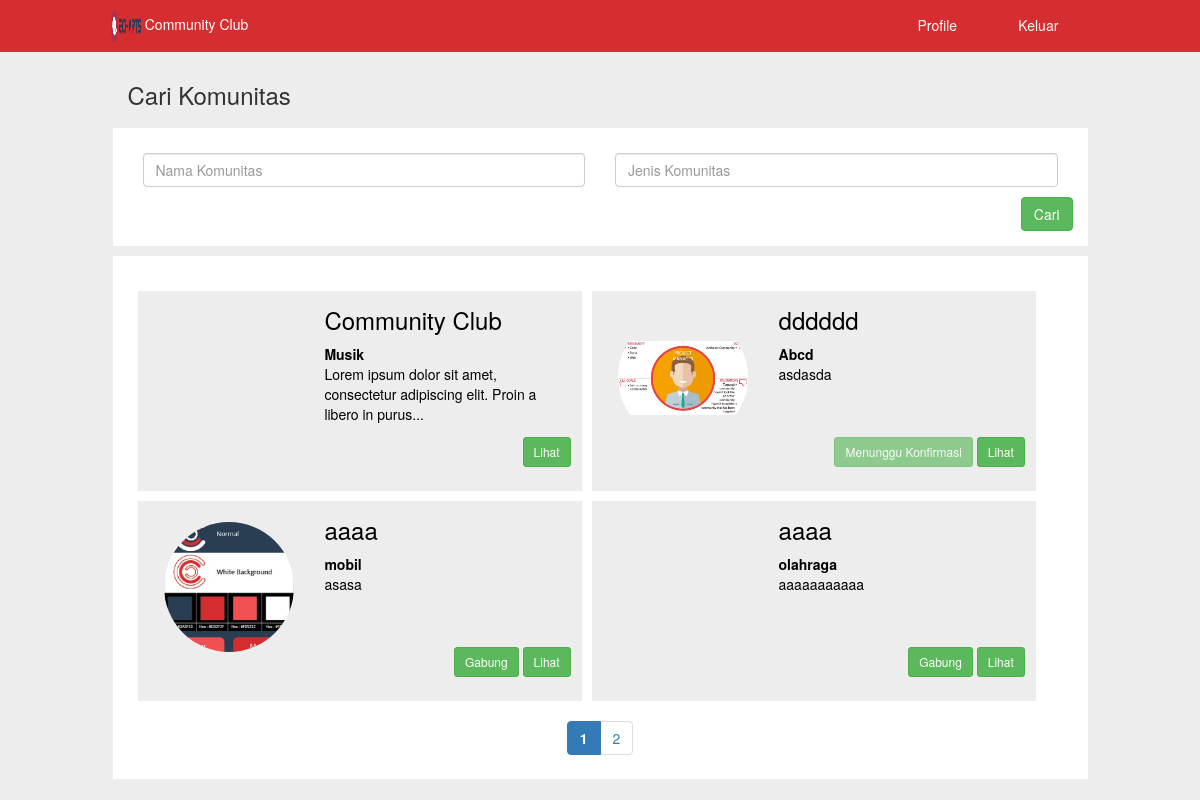
Screenshot of /anggota/cari.php (signed in) with the database file from the repository.
### tables this page shows
CREATE TABLE IF NOT EXISTS `anggota_komunitas` (
  `komunitas_id` int(4) NOT NULL,
  `anggota_id` int(4) NOT NULL,
  `status` enum('y','n') NOT NULL
);

CREATE TABLE IF NOT EXISTS `komunitas` (
  `komunitas_id` int(4) NOT NULL AUTO_INCREMENT,
  `komunitas_user` varchar(20) NOT NULL,
  `komunitas_pass` varchar(30) NOT NULL,
  `komunitas_logo` varchar(200) NOT NULL,
  `komunitas_logo_size` int(20) NOT NULL,
  `komunitas_logo_type` varchar(5) NOT NULL,
  `komunitas_nama` varchar(30) NOT NULL,
  `komunitas_jenis` varchar(20) NOT NULL,
  `komunitas_desk` text NOT NULL,
  `komunitas_status` varchar(1) NOT NULL,
  `komunitas_alamat` text NOT NULL,
  `komunitas_kontak` varchar(14) NOT NULL,
  PRIMARY KEY (`komunitas_id`)
);

### anggota/cari.php (the view, shortened to what this page needs)
<?php
  include '../koneksi.php';
    ?><script>
    <?php
  function potong_caption($x,$length){
    if(strlen($x)<=$length){
      echo $x;
    }
    else{
      $y=substr($x,0,$length)."...";
      echo $y;
   }
  }
?>
<!DOCTYPE html>
<html>
<head>
	<link rel="stylesheet" type="text/css" href="../bootstrap/css/bootstrap.min.css">
  <link href="../admin/vendors/font-awesome/css/font-awesome.min.css" rel="stylesheet">
</head>
<body>
  <div class="row head-bar">
    <div class="col-sm-1"></div>
    <a href="profile.php" style="color:white;"><div class="col-sm-2">
      <img src="../assets/logo.png" width="30px" height="32px">
      Community Club
    </div></a>
    <div class="col-sm-6"></div>
    <a href="profile.php" style="cursor:pointer;color:white;"><div class="col-sm-1" style="margin-top:5px;">Profile</div></a>
    <a href="core/logout.php" style="cursor:pointer;color:white;"><div class="col-sm-1" style="margin-top:5px;">Keluar</div></a>
  </div>
<div class="container">
	<div class="row">
		<div class="col-sm-12" style="border:0px solid;margin-top: -20px;">
      <div class="row">
        <div class="col-sm-1"></div>
        <div class="col-sm-3"><h3>Cari Komunitas</h3></div>
        <div class="col-sm-5"></div>
      </div>
    </div>
  </div>
<div class="row" style="margin-top:10px;">
  	<div class="col-sm-1"></div>
  	<div class="col-sm-10" style="background-color: #fff; padding-top: 25px;">
		<form method="post" action="cari.php">
			<div class="col-sm-6">
				<input type="text" name="komunitas_cari" class="form-control" placeholder="Nama Komunitas">
			</div>
			<div class="col-sm-6">
			<input type="text" list="jenis" class="form-control" placeholder="Jenis Komunitas" name="jenis_komunitas" autocomplete="off">
	                <?php
	                  $query = mysqli_query($konek,"SELECT * FROM jenis_komunitas order by jenis_id asc");
	                ?>
	        </div>
		<input type="submit" name="cari" value="Cari" class="btn btn-md btn-success" style="float: right; margin-top:10px; margin-bottom:15px;">
		</form>
  	</div>
</div>
  <div class="row" style="margin-top:10px;">
  	<div class="col-sm-1"></div>
  	<div class="col-sm-10" style="background-color: #fff; padding-top: 25px;">
  		<?php
  		$anggota_id=$_SESSION['anggota_id'];
		$batas=4;
		$halaman = @$_GET['halaman'];
		if(empty($halaman)){
		    $posisi = 0;
		    $halaman = 1;
		}else{
		    $posisi = ($halaman - 1) * $batas;
		}
		if(!empty($_POST['komunitas_cari']) && !empty($_POST['jenis_komunitas'])){
	  		$dicari = $_POST['komunitas_cari'];
	  		$dicari2 = $_POST['jenis_komunitas'];
	  		$query = mysqli_query($konek, "SELECT *, komunitas.komunitas_id AS kom_id FROM komunitas LEFT JOIN anggota_komunitas ON komunitas.komunitas_id=anggota_komunitas.komunitas_id WHERE (komunitas_nama LIKE '%$dicari%' OR komunitas_jenis LIKE '%$dicari%' OR komunitas_desk LIKE '%$dicari%' OR komunitas_jenis LIKE '%$dicari2%') AND (anggota_id='$anggota_id' OR anggota_id IS NULL) limit $posisi,$batas");
	  	}elseif(empty($_POST['komunitas_cari']) && empty($_POST['jenis_komunitas'])){
	  		$query = mysqli_query($konek, "SELECT *, komunitas.komunitas_id AS kom_id FROM komunitas LEFT JOIN anggota_komunitas ON komunitas.komunitas_id=anggota_komunitas.komunitas_id WHERE anggota_id='$anggota_id' OR anggota_id IS NULL limit $posisi,$batas");
	  	}
  		while ($row=mysqli_fetch_array($query)) {
  		?>
  		<a href="komunitas.php?id=<?php echo $row['kom_id']; ?>">
  		<div class="col-sm-6 box-kegiatan" style="margin-top:10px;">
  			<div class="col-sm-5">
				<div class="foto-kegiatan" style="background-image: url('<?php echo "../adminkomunitas/core/upload/logo/".$row['komunitas_logo'] ?>'); background-size: 130px; background-repeat: no-repeat; background-position: center;"></div>
  			</div>
  			<div class="col-sm-7" style="margin-top:-15px;">
  				<div class="row" style="min-height: 150px;">
	  				<h3><?php echo $row['komunitas_nama']; ?></h3>
	  				<b><?php echo $row['komunitas_jenis']; ?></b><br>
	  			</div>
	  			<div class="row" style="float: right;">
					<form method="post" action="core/gabung.php">
						<?php
						if ($row['status']=='n') { ?>
							<input type="submit" name="gabung" class="btn btn-sm btn-success" value="Menunggu Konfirmasi" disabled>
						<?php
						}elseif($row['status']==''){ ?>
							<input type="submit" name="gabung" class="btn btn-sm btn-success" value="Gabung"><input type="hidden" name="id" value="<?php echo $_SESSION['anggota_id'] ?>">
						<?php } ?>
						<a href="komunitas.php?id=<?php echo $row['kom_id']; ?>" class="btn btn-sm btn-success">Lihat</a>
					</form>
				</div>
  			</div>
  		</div>
  		</a>
	  	<?php
	  	}
		if(!empty($_POST['komunitas_cari'])){
	  		$dicari = $_POST['komunitas_cari'];
	  		$paging2 = mysqli_query($konek, "SELECT *, komunitas.komunitas_id AS kom_id FROM komunitas LEFT JOIN anggota_komunitas ON komunitas.komunitas_id=anggota_komunitas.komunitas_id WHERE (komunitas_nama LIKE '%$dicari%' OR komunitas_jenis LIKE '%$dicari%' OR komunitas_desk LIKE '%$dicari%') AND (anggota_id='$anggota_id' OR anggota_id IS NULL)");
	  	}else{
	  		$paging2 = mysqli_query($konek, "SELECT *, komunitas.komunitas_id AS kom_id FROM komunitas LEFT JOIN anggota_komunitas ON komunitas.komunitas_id=anggota_komunitas.komunitas_id WHERE anggota_id='$anggota_id' OR anggota_id IS NULL");
	  	}
		  $jmldata = mysqli_num_rows($paging2);
		  $jmlhalaman = ceil($jmldata/$batas);
		  ?>
		  <div class="col-sm-12">
			  <center><ul class='pagination'>
				  <?php
				  for($i=1; $i<=$jmlhalaman; $i++){
				      if($i != $halaman){
				          ?><li><a href="cari.php?halaman=<?php echo $i ?>"><?php echo $i ?></a></li><?php
				      }else{
				          ?><li class='active'><a href='#'><b><?php echo $i ?></b></a></li><?php
				      }
				  }
				  ?>
			  </ul></center>
		  </div>
	</div>
</body>

### anggota/cari.php (style rules this page uses)
body { background-color:#EDEDED; overflow-x: hidden; }
.foto-kegiatan { border-radius:50%; width: 130px; height: 130px; margin-top:10px; }
.box-kegiatan { width: 47%; height: 200px; background: #EDEDED; margin-left: 10px !important; border: 1px solid rgba(255, 255, 255, 0); padding: 10px; }
a,a:hover { color: #000; text-decoration: none; }
.head-bar { margin-bottom: 30px; background-color: #D52D30; padding: 10px; color: #fff }

### rows the page displays
anggota_komunitas: komunitas.komunitas_nama "Community Club", komunitas.komunitas_jenis "Musik", komunitas.komunitas_desk "Lorem ipsum dolor sit amet, consectetur adipiscing elit. Proin a libero in purus..."
anggota_komunitas: komunitas.komunitas_logo (picture), komunitas.komunitas_nama "dddddd", komunitas.komunitas_jenis "Abcd", komunitas.komunitas_desk "asdasda"
komunitas: komunitas_logo (picture), komunitas_nama "aaaa", komunitas_jenis "mobil", komunitas_desk "asasa"
komunitas: komunitas_nama "aaaa", komunitas_jenis "olahraga", komunitas_desk "aaaaaaaaaaa"
